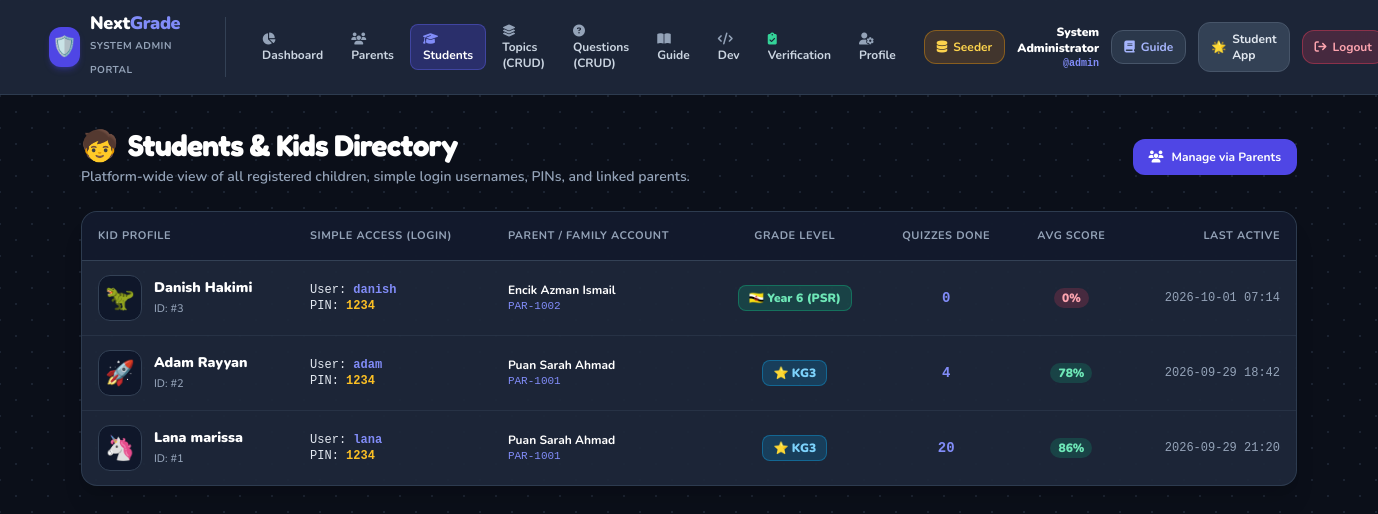
Before: /admin/kids.php (signed in) with the older database file.
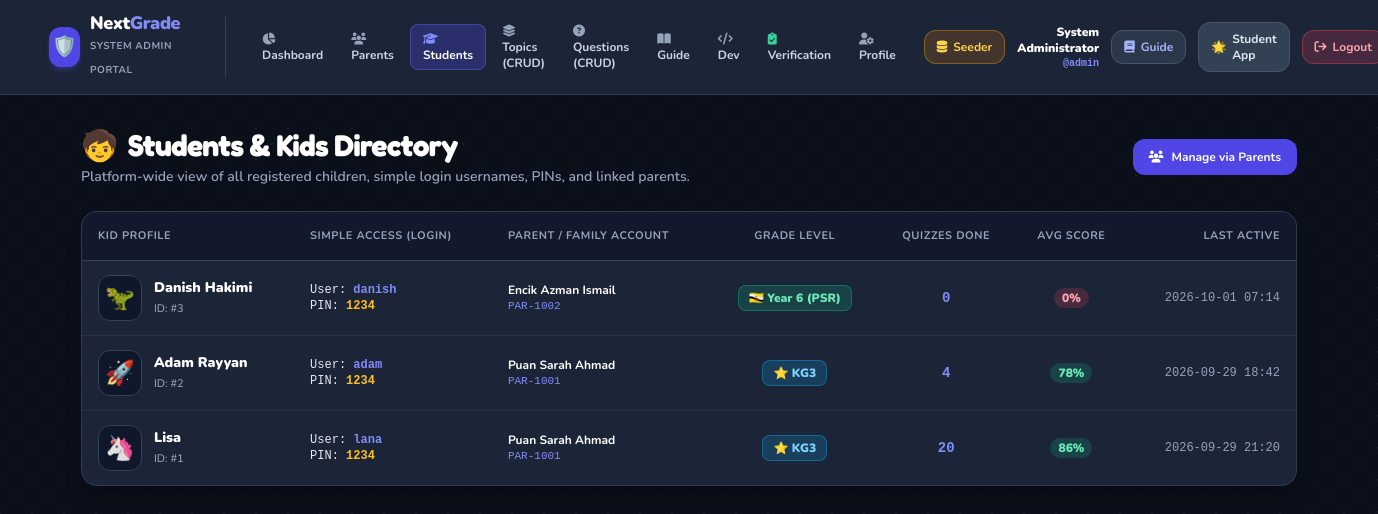
After: the same page with the newer database file.
### tables this page shows
CREATE TABLE IF NOT EXISTS `students` (
  `id` INT AUTO_INCREMENT PRIMARY KEY,
  `parent_id` INT DEFAULT NULL,
  `name` VARCHAR(100) NOT NULL,
  `username` VARCHAR(50) UNIQUE DEFAULT NULL,
  `pin_code` VARCHAR(20) DEFAULT '1234',
  `avatar` VARCHAR(50) DEFAULT 'star_kid',
  `grade_level` VARCHAR(50) DEFAULT 'Kindergarten 3 (KG3)',
  `status` ENUM('active', 'inactive') DEFAULT 'active',
  `created_at` DATETIME DEFAULT CURRENT_TIMESTAMP,
  `last_active` DATETIME DEFAULT CURRENT_TIMESTAMP ON UPDATE CURRENT_TIMESTAMP,
  INDEX `idx_student_name` (`name`),
  INDEX `idx_student_parent` (`parent_id`),
  CONSTRAINT `fk_student_parent` FOREIGN KEY (`parent_id`) REFERENCES `parents` (`id`) ON DELETE SET NULL ON UPDATE CASCADE
);

CREATE TABLE IF NOT EXISTS `parents` (
  `id` INT AUTO_INCREMENT PRIMARY KEY,
  `parent_code` VARCHAR(30) UNIQUE NOT NULL,
  `username` VARCHAR(50) UNIQUE NOT NULL,
  `password_hash` VARCHAR(255) NOT NULL,
  `full_name` VARCHAR(100) NOT NULL,
  `email` VARCHAR(100) UNIQUE NOT NULL,
  `phone` VARCHAR(30) DEFAULT NULL,
  `status` ENUM('active', 'inactive') DEFAULT 'active',
  `created_at` DATETIME DEFAULT CURRENT_TIMESTAMP,
  `last_login` DATETIME DEFAULT NULL
);

### auth_helper.php (called while the page is built, shortened)
<?php
function isGradeKG3(?string $grade): bool {
    $g = strtolower(trim($grade));
    return ($g === 'kg3' || str_contains($g, 'kg3') || str_contains($g, 'kindergarten 3') || str_contains($g, 'kindergarden 3'));
}
function isGradeYear6(?string $grade): bool {
    $g = strtolower(trim($grade));
    return (str_contains($g, 'year 6') || str_contains($g, 'psr') || str_contains($g, 'tahun 6') || $g === 'y6');
}

### admin/kids.php (the view, shortened to what the changed rows need)
<?php
require_once __DIR__ . '/../auth_helper.php';
$students = $pdo->query("
    SELECT
        s.*,
        p.full_name as parent_name,
        p.parent_code,
        p.email as parent_email,
        COUNT(qs.id) as sessions_count,
        COALESCE(AVG(qs.percentage), 0) as avg_score,
        COALESCE(MAX(qs.completed_at), s.last_active) as latest_activity
    FROM students s
    LEFT JOIN parents p ON p.id = s.parent_id
    LEFT JOIN quiz_sessions qs ON qs.student_id = s.id
    GROUP BY s.id
    ORDER BY s.id DESC
")->fetchAll();
$avatarMap = [
    'star_kid' => '⭐',
    'bunny' => '🐰',
    'astronaut' => '🚀',
    'dino' => '🦖',
    'kitten' => '🐱',
    'unicorn' => '🦄'
];
?>
<!DOCTYPE html>
<html lang="en">
<head>
  <script src="https://cdn.tailwindcss.com"></script>
  <link rel="stylesheet" href="../css/app.css?v=2">
  <link rel="stylesheet" href="https://cdnjs.cloudflare.com/ajax/libs/font-awesome/6.4.0/css/all.min.css">
</head>
<body class="admin-dark min-h-screen bg-slate-900 text-slate-100 flex flex-col">
  <main class="flex-1 max-w-7xl w-full mx-auto px-4 md:px-8 py-8 space-y-6">
    <div class="flex flex-col sm:flex-row items-start sm:items-center justify-between gap-4">
      <div>
        <h1 class="text-2xl md:text-3xl font-black text-white tracking-tight flex items-center gap-2.5">
          <span>🧒</span>
          <span>Students & Kids Directory</span>
        </h1>
      </div>
    </div>
    <div class="bg-slate-800/90 border border-slate-700/80 rounded-2xl overflow-hidden shadow-xl">
      <div class="overflow-x-auto">
        <table class="w-full text-left text-sm">
          <thead class="bg-slate-900/80 border-b border-slate-700 text-slate-400 uppercase text-[11px] font-black tracking-wider">
            <tr>
              <th class="py-3.5 px-4">Kid Profile</th>
              <th class="py-3.5 px-4">Simple Access (Login)</th>
              <th class="py-3.5 px-4">Parent / Family Account</th>
              <th class="py-3.5 px-4 text-center">Grade Level</th>
              <th class="py-3.5 px-4 text-center">Quizzes Done</th>
              <th class="py-3.5 px-4 text-center">Avg Score</th>
              <th class="py-3.5 px-4 text-right">Last Active</th>
            </tr>
          </thead>
          <tbody class="divide-y divide-slate-700/50 text-slate-200 font-medium">
            <?php if (empty($students)): ?>
              <tr><td colspan="7" class="text-center py-10 text-slate-400 font-bold">No students registered.</td></tr>
            <?php else: ?>
              <?php foreach ($students as $s): ?>
                <tr class="hover:bg-slate-700/30 transition-colors">
                  <td class="py-3.5 px-4">
                    <div class="flex items-center gap-3">
                      <span class="text-2xl p-1.5 rounded-xl bg-slate-900 border border-slate-700">
                        <?= $avatarMap[$s['avatar']] ?? '⭐' ?>
                      </span>
                      <div>
                        <span class="font-black text-white text-sm block"><?= htmlspecialchars($s['name']) ?></span>
                        <span class="text-[11px] text-slate-400">ID: #<?= $s['id'] ?></span>
                      </div>
                    </div>
                  </td>
                  <td class="py-3.5 px-4 font-mono text-xs">
                    <div>User: <strong class="text-indigo-400"><?= htmlspecialchars($s['username'] ?? 'Not set') ?></strong></div>
                    <div>PIN: <strong class="text-amber-400"><?= htmlspecialchars($s['pin_code'] ?? '1234') ?></strong></div>
                  </td>
                  <td class="py-3.5 px-4 text-xs">
                    <?php if ($s['parent_id']): ?>
                      <div class="font-bold text-white"><?= htmlspecialchars($s['parent_name']) ?></div>
                      <div class="text-indigo-400 font-mono text-[11px]"><?= $s['parent_code'] ?></div>
                    <?php else: ?>
                      <span class="text-slate-500 italic">No parent linked</span>
                    <?php endif; ?>
                  <td class="py-3.5 px-4 text-center text-xs font-bold text-slate-300">
                    <?php if (isGradeYear6($s['grade_level'] ?? '')): ?>
                      <span class="bg-emerald-500/20 text-emerald-300 border border-emerald-500/40 px-2.5 py-1 rounded-lg font-black inline-block">
                        🇧🇳 Year 6 (PSR)
                      </span>
                    <?php elseif (isGradeKG3($s['grade_level'] ?? '')): ?>
                      <span class="bg-sky-500/20 text-sky-300 border border-sky-500/40 px-2.5 py-1 rounded-lg font-black inline-block">
                        ⭐ KG3
                      </span>
                    <?php else: ?>
                      <span class="bg-slate-900 px-2.5 py-1 rounded-lg border border-slate-700 text-slate-400">
                        <?= htmlspecialchars($s['grade_level'] ?? 'Year 1') ?>
                      </span>
                    <?php endif; ?>
                  </td>
                  <td class="py-3.5 px-4 text-center font-black text-indigo-400 font-mono">
                    <?= $s['sessions_count'] ?>
                  </td>
                  <td class="py-3.5 px-4 text-center">
                    <span class="px-2 py-0.5 rounded-full text-xs font-black <?= $s['avg_score'] >= 70 ? 'bg-emerald-500/20 text-emerald-300' : 'bg-rose-500/20 text-rose-300' ?>">
                      <?= round($s['avg_score']) ?>%
                    </span>
                  </td>
                  <td class="py-3.5 px-4 text-right font-mono text-xs text-slate-400">
                    <?= substr($s['latest_activity'], 0, 16) ?>
                  </td>
                </tr>
              <?php endforeach; ?>
            <?php endif; ?>
          </tbody>
        </table>
      </div>
    </div>
  </main>
</body>
</html>

Changed rows visible on the page:
changed students "lana": name "Lana marissa" → "Lisa"
